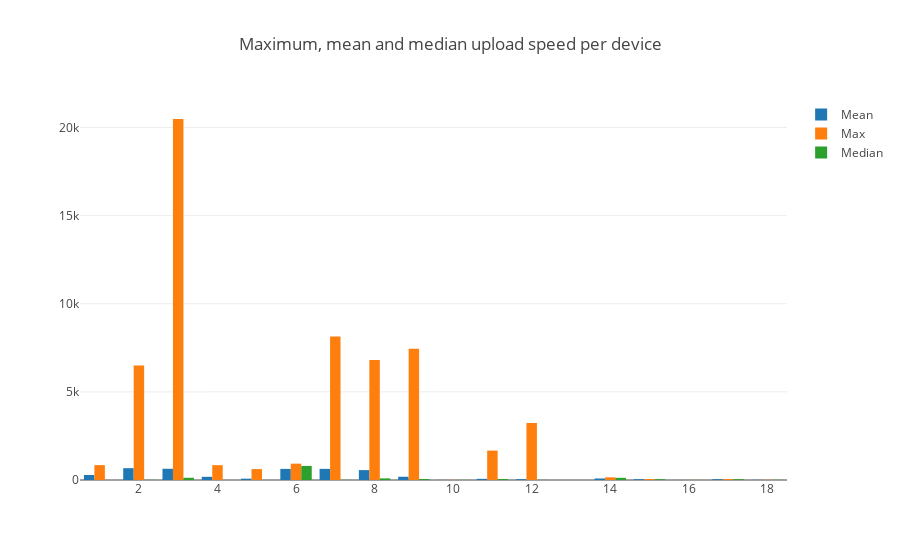

Here is the notebook cell this chart was saved with:
### Markdown cell above
### Median, average, maximum upload speed

### Code cell
def barplot_averages(df,column, title,index_col='SK_PI'):
    max_df = df.groupby(index_col)[column].max().reset_index()
    max_df.columns = [index_col, column+'_MAX']
    med_df = df.groupby(index_col)[column].median().reset_index()
    med_df.columns = [index_col, column+'_MEDIAN']
    avg_df = df.groupby(index_col)[column].mean().reset_index()
    avg_df.columns = [index_col, column+'_MEAN']
    med_max_avg_df=pd.merge(pd.merge(max_df, med_df,on=index_col),avg_df, on=index_col)
    trace1 = go.Bar(
                x=med_max_avg_df[index_col],
                y=med_max_avg_df[column+'_MEAN'],
                name='Mean',
        )
    trace2 = go.Bar(
                x=med_max_avg_df[index_col],
                y=med_max_avg_df[column+'_MAX'],
                name='Max',

        )
    trace3 = go.Bar(
                x=med_max_avg_df[index_col],
                y=med_max_avg_df[column+'_MEDIAN'],
                name='Median',

        )
    data = [trace1, trace2, trace3]
    layout = go.Layout(
           # barmode='stack',
            title=title
            #title="Maximum, mean and median upload speed per device"
        )

    fig = go.Figure(data=data, layout=layout)
    iplot(fig)
barplot_averages(upload_df,'UPLOAD',"Maximum, mean and median upload speed per device")

### Figure 1 — Plotly figure (JSON) as saved in the notebook; plotly's stock layout.template omitted (floating-point values rounded to 4 significant figures)
{"data": [{"name": "Mean", "type": "bar", "x": [1, 2, 3, 4, 5, 6, 7, 8, 9, 10, 11, 12, 14, 15, 16, 17, 18], "y": [283.2, 670.6, 636.8, 181.5, 75.49, 630.8, 631.2, 561.7, 184.0, 4.576, 64.49, 47.3, 86.52, 43.56, 3.788, 45.7, 9.597]}, {"name": "Max", "type": "bar", "x": [1, 2, 3, 4, 5, 6, 7, 8, 9, 10, 11, 12, 14, 15, 16, 17, 18], "y": [844, 6492.0, 20480, 842, 620, 926, 8141.0, 6810.0, 7444.0, 6.5, 1669.0, 3236.0, 150.6, 52.49, 4.03, 50.87, 11.53]}, {"name": "Median", "type": "bar", "x": [1, 2, 3, 4, 5, 6, 7, 8, 9, 10, 11, 12, 14, 15, 16, 17, 18], "y": [0.89, 7.115, 125.4, 0.64, 0.53, 798.5, 7.99, 92.49, 52.44, 4.52, 52.94, 8.19, 122.2, 43.69, 3.85, 47.16, 9.56]}], "layout": {"title": "Maximum, mean and median upload speed per device"}}
